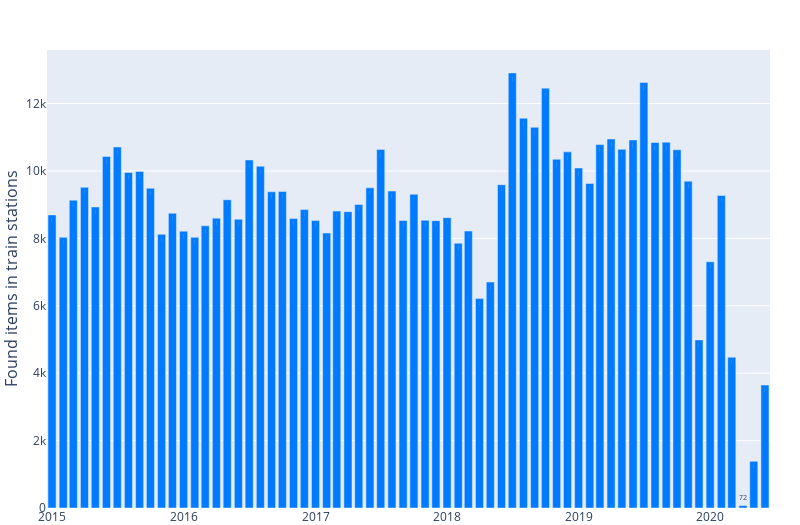

Write notebook code for a chart like this one.
### Code cell
fig = go.Figure()
fig.add_trace(
    go.Bar(
        x=df_months.index,
        y=df_months, 
        text=df_months,
        meta = df_months,
        hoverinfo="x+y",
        marker_color="#007bff",  
))

fig.update_layout(
    width=800,
    height=525,
    yaxis=dict(title="Found items in train stations", titlefont=dict(size=16)),
    margin={'l': 30, 'r': 30, 't': 50, 'b': 0},
)
